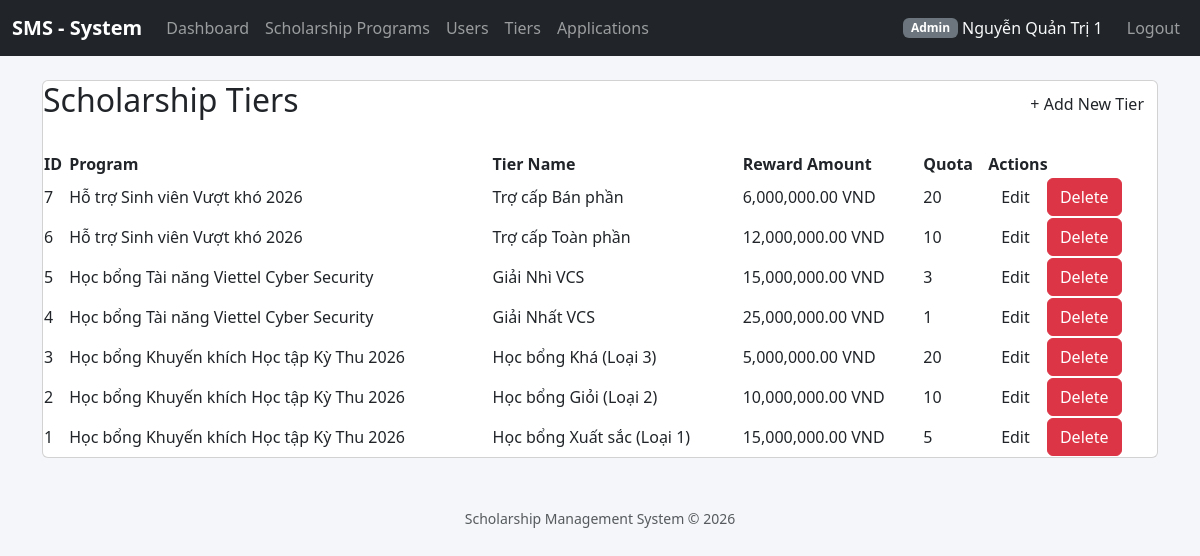
/index.php?controller=scholarship_tiers&action=index (signed in), run on the app's committed database.
### tables this page shows
CREATE TABLE `scholarship_tiers` (
  `id` int(11) NOT NULL,
  `program_id` int(11) NOT NULL,
  `tier_name` varchar(100) NOT NULL COMMENT 'Ex: Xuất sắc hạng 1',
  `reward_amount` decimal(12,2) NOT NULL,
  `quota` int(11) DEFAULT 0
);

CREATE TABLE `scholarship_programs` (
  `id` int(11) NOT NULL,
  `title` varchar(255) NOT NULL,
  `scholarship_type` enum('internal_academic','corporate_sponsor','social_support') NOT NULL,
  `start_date` date DEFAULT NULL,
  `end_date` date DEFAULT NULL,
  `status` enum('active','closed','draft') DEFAULT 'draft',
  `min_gpa` decimal(3,2) DEFAULT 0.00,
  `min_training_score` int(11) DEFAULT 0
);

### controllers/ScholarshipTierController.php (called while the page is built, shortened)
<?php
require_once __DIR__ . '/../models/ScholarshipTierModel.php';
class ScholarshipTierController {
    private ScholarshipTierModel $model;
    public function __construct() {
        $this->model = new ScholarshipTierModel();
    }
    public function index(): void {
        $tiers = $this->model->getAll();
        require __DIR__ . '/../views/scholarship_tiers/index.php';
    }
}

### config/database.php (called while the page is built)
<?php
class Database
{
    private static ?PDO $instance = null;
    public static function getConnection(): PDO
    {
        if (self::$instance === null) {
            $host    = 'localhost';
            $dbname  = 'scholarship_system';
            $user    = 'root';
            $pass    = '';
            $charset = 'utf8mb4';
            $dsn = "mysql:host={$host};dbname={$dbname};charset={$charset}";
            $options = [
                PDO::ATTR_ERRMODE            => PDO::ERRMODE_EXCEPTION,
                PDO::ATTR_DEFAULT_FETCH_MODE => PDO::FETCH_ASSOC,
                PDO::ATTR_EMULATE_PREPARES   => false,
            ];
            try {
                self::$instance = new PDO($dsn, $user, $pass, $options);
            } catch (PDOException $e) {
                die('Kết nối CSDL thất bại: ' . $e->getMessage());
            }
        }
        return self::$instance;
    }
}

### models/ScholarshipTierModel.php (called while the page is built, shortened)
<?php
require_once __DIR__ . '/../config/database.php';
class ScholarshipTierModel {
    private PDO $pdo;
    public function __construct() {
        $this->pdo = Database::getConnection();
    }
    public function getAll(): array {
        $stmt = $this->pdo->query("
            SELECT
                st.id,
                st.program_id,
                st.tier_name,
                st.reward_amount,
                st.quota,
                sp.title AS program_title
            FROM scholarship_tiers st
            INNER JOIN scholarship_programs sp ON st.program_id = sp.id
            ORDER BY st.id DESC
        ");
        return $stmt->fetchAll(PDO::FETCH_ASSOC);
    }
}

### views/scholarship_tiers/index.php (the view, shortened to what this page needs)
<?php require __DIR__ . '/../partials/header.php'; ?>
<div class="card">
    <div style="display: flex; justify-content: space-between; align-items: center; margin-bottom: 1.5rem;">
        <h2>Scholarship Tiers</h2>
        <a href="index.php?controller=scholarship_tiers&action=create" class="btn">+ Add New Tier</a>
    </div>
    <?php if (empty($tiers)): ?>
        <p style="text-align: center; color: #7f8c8d; padding: 2rem;">
            No scholarship tiers found. Click "Add New Tier" to create one.
        </p>
    <?php else: ?>
        <table>
            <thead>
                <tr>
                    <th>ID</th>
                    <th>Program</th>
                    <th>Tier Name</th>
                    <th>Reward Amount</th>
                    <th>Quota</th>
                    <th>Actions</th>
                </tr>
            </thead>
            <tbody>
                <?php foreach ($tiers as $tier): ?>
                <tr>
                    <td><?= htmlspecialchars($tier['id']) ?></td>
                    <td><?= htmlspecialchars($tier['program_title']) ?></td>
                    <td><?= htmlspecialchars($tier['tier_name']) ?></td>
                    <td><?= htmlspecialchars(number_format($tier['reward_amount'], 2)) ?> VND</td>
                    <td><?= htmlspecialchars($tier['quota']) ?></td>
                    <td>
                        <div class="actions">
                            <a href="index.php?controller=scholarship_tiers&action=edit&id=<?= $tier['id'] ?>" class="btn">Edit</a>
                            <button class="btn btn-danger"
                                    onclick="deleteTier(<?= $tier['id'] ?>, this)">
                                Delete
                            </button>
                        </div>
                    </td>
                </tr>
                <?php endforeach; ?>
            </tbody>
        </table>
    <?php endif; ?>
</div>
<?php require __DIR__ . '/../partials/footer.php'; ?>

### views/partials/header.php (style rules this page uses)
body { background-color: #f4f6f9; }

### data on the page
scholarship_tiers: id "7", program.title "Hỗ trợ Sinh viên Vượt khó 2026", tier_name "Trợ cấp Bán phần", reward_amount "6,000,000.00", quota "20"
scholarship_tiers: id "6", program.title "Hỗ trợ Sinh viên Vượt khó 2026", tier_name "Trợ cấp Toàn phần", reward_amount "12,000,000.00", quota "10"
scholarship_tiers: id "5", program.title "Học bổng Tài năng Viettel Cyber Security", tier_name "Giải Nhì VCS", reward_amount "15,000,000.00", quota "3"
scholarship_tiers: id "4", program.title "Học bổng Tài năng Viettel Cyber Security", tier_name "Giải Nhất VCS", reward_amount "25,000,000.00", quota "1"
scholarship_tiers: id "3", program.title "Học bổng Khuyến khích Học tập Kỳ Thu 2026", tier_name "Học bổng Khá (Loại 3)", reward_amount "5,000,000.00", quota "20"
scholarship_tiers: id "2", program.title "Học bổng Khuyến khích Học tập Kỳ Thu 2026", tier_name "Học bổng Giỏi (Loại 2)", reward_amount "10,000,000.00", quota "10"
scholarship_tiers: id "1", program.title "Học bổng Khuyến khích Học tập Kỳ Thu 2026", tier_name "Học bổng Xuất sắc (Loại 1)", reward_amount "15,000,000.00", quota "5"

### other printed values
$u['role'] "Admin"
$u['full_name'] "Nguyễn Quản Trị 1"
